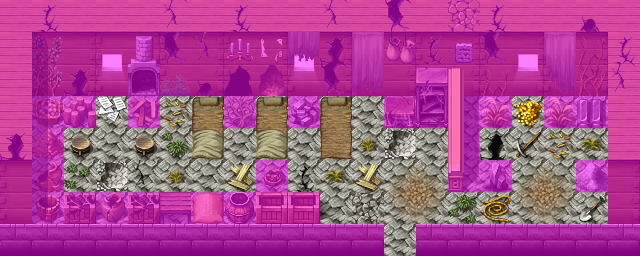

Tiled map render using the project's own tile images. Description and the map definition, with tile-layer contents summarised, below:
An orthogonal 20x8 tile map with 32x32 px tiles, 4 tile layers (Ground, Objects, Above, Walkable), 40 tilesets and 5 objects (4x spawn, mapchange).

<map version="1.0" orientation="orthogonal" width="20" height="8" tilewidth="32" tileheight="32">
 <tileset firstgid="1" name="map_bed_1" tilewidth="32" tileheight="32">
  <image source="../drawable/map_bed_1.png" width="512" height="256" />
 </tileset>
 <tileset firstgid="129" name="map_border_1" tilewidth="32" tileheight="32">
  <image source="../drawable/map_border_1.png" width="512" height="256" />
 </tileset>
 <tileset firstgid="257" name="map_bridge_1" tilewidth="32" tileheight="32">
  <image source="../drawable/map_bridge_1.png" width="512" height="256" />
 </tileset>
 <tileset firstgid="385" name="map_broken_1" tilewidth="32" tileheight="32">
  <image source="../drawable/map_broken_1.png" width="512" height="256" />
 </tileset>
 <tileset firstgid="513" name="map_cavewall_1" tilewidth="32" tileheight="32">
  <image source="../drawable/map_cavewall_1.png" width="576" height="192" />
 </tileset>
 <tileset firstgid="621" name="map_cavewall_2" tilewidth="32" tileheight="32">
  <image source="../drawable/map_cavewall_2.png" width="576" height="192" />
 </tileset>
 <tileset firstgid="729" name="map_cavewall_3" tilewidth="32" tileheight="32">
  <image source="../drawable/map_cavewall_3.png" width="576" height="192" />
 </tileset>
 <tileset firstgid="837" name="map_chair_table_1" tilewidth="32" tileheight="32">
  <image source="../drawable/map_chair_table_1.png" width="512" height="256" />
 </tileset>
 <tileset firstgid="965" name="map_crate_1" tilewidth="32" tileheight="32">
  <image source="../drawable/map_crate_1.png" width="512" height="256" />
 </tileset>
 <tileset firstgid="1093" name="map_cupboard_1" tilewidth="32" tileheight="32">
  <image source="../drawable/map_cupboard_1.png" width="512" height="256" />
 </tileset>
 <tileset firstgid="1221" name="map_curtain_1" tilewidth="32" tileheight="32">
  <image source="../drawable/map_curtain_1.png" width="512" height="256" />
 </tileset>
 <tileset firstgid="1349" name="map_entrance_1" tilewidth="32" tileheight="32">
  <image source="../drawable/map_entrance_1.png" width="512" height="256" />
 </tileset>
 <tileset firstgid="1477" name="map_fence_1" tilewidth="32" tileheight="32">
  <image source="../drawable/map_fence_1.png" width="512" height="256" />
 </tileset>
 <tileset firstgid="1605" name="map_fence_2" tilewidth="32" tileheight="32">
  <image source="../drawable/map_fence_2.png" width="512" height="256" />
 </tileset>
 <tileset firstgid="1733" name="map_ground_1" tilewidth="32" tileheight="32">
  <image source="../drawable/map_ground_1.png" width="512" height="256" />
 </tileset>
 <tileset firstgid="1861" name="map_ground_2" tilewidth="32" tileheight="32">
  <image source="../drawable/map_ground_2.png" width="512" height="256" />
 </tileset>
 <tileset firstgid="1989" name="map_ground_3" tilewidth="32" tileheight="32">
  <image source="../drawable/map_ground_3.png" width="512" height="256" />
 </tileset>
 <tileset firstgid="2117" name="map_ground_4" tilewidth="32" tileheight="32">
  <image source="../drawable/map_ground_4.png" width="512" height="256" />
 </tileset>
 <tileset firstgid="2245" name="map_ground_5" tilewidth="32" tileheight="32">
  <image source="../drawable/map_ground_5.png" width="512" height="256" />
 </tileset>
 <tileset firstgid="2373" name="map_ground_6" tilewidth="32" tileheight="32">
  <image source="../drawable/map_ground_6.png" width="512" height="256" />
 </tileset>
 <tileset firstgid="2501" name="map_ground_7" tilewidth="32" tileheight="32">
  <image source="../drawable/map_ground_7.png" width="512" height="256" />
 </tileset>
 <tileset firstgid="2629" name="map_ground_8" tilewidth="32" tileheight="32">
  <image source="../drawable/map_ground_8.png" width="512" height="256" />
 </tileset>
 <tileset firstgid="2757" name="map_indoor_1" tilewidth="32" tileheight="32">
  <image source="../drawable/map_indoor_1.png" width="512" height="256" />
 </tileset>
 <tileset firstgid="2885" name="map_kitchen_1" tilewidth="32" tileheight="32">
  <image source="../drawable/map_kitchen_1.png" width="512" height="256" />
 </tileset>
 <tileset firstgid="3013" name="map_outdoor_1" tilewidth="32" tileheight="32">
  <image source="../drawable/map_outdoor_1.png" width="512" height="256" />
 </tileset>
 <tileset firstgid="3141" name="map_pillar_1" tilewidth="32" tileheight="32">
  <image source="../drawable/map_pillar_1.png" width="512" height="256" />
 </tileset>
 <tileset firstgid="3269" name="map_plant_1" tilewidth="32" tileheight="32">
  <image source="../drawable/map_plant_1.png" width="512" height="256" />
 </tileset>
 <tileset firstgid="3397" name="map_rock_1" tilewidth="32" tileheight="32">
  <image source="../drawable/map_rock_1.png" width="512" height="256" />
 </tileset>
 <tileset firstgid="3525" name="map_roof_1" tilewidth="32" tileheight="32">
  <image source="../drawable/map_roof_1.png" width="512" height="256" />
 </tileset>
 <tileset firstgid="3653" name="map_roof_2" tilewidth="32" tileheight="32">
  <image source="../drawable/map_roof_2.png" width="512" height="256" />
 </tileset>
 <tileset firstgid="3781" name="map_shop_1" tilewidth="32" tileheight="32">
  <image source="../drawable/map_shop_1.png" width="512" height="256" />
 </tileset>
 <tileset firstgid="3909" name="map_sign_ladder_1" tilewidth="32" tileheight="32">
  <image source="../drawable/map_sign_ladder_1.png" width="512" height="256" />
 </tileset>
 <tileset firstgid="4037" name="map_table_1" tilewidth="32" tileheight="32">
  <image source="../drawable/map_table_1.png" width="512" height="256" />
 </tileset>
 <tileset firstgid="4165" name="map_trail_1" tilewidth="32" tileheight="32">
  <image source="../drawable/map_trail_1.png" width="512" height="256" />
 </tileset>
 <tileset firstgid="4293" name="map_tree_1" tilewidth="32" tileheight="32">
  <image source="../drawable/map_tree_1.png" width="512" height="256" />
 </tileset>
 <tileset firstgid="4421" name="map_wall_1" tilewidth="32" tileheight="32">
  <image source="../drawable/map_wall_1.png" width="512" height="256" />
 </tileset>
 <tileset firstgid="4549" name="map_wall_2" tilewidth="32" tileheight="32">
  <image source="../drawable/map_wall_2.png" width="480" height="256" />
 </tileset>
 <tileset firstgid="4669" name="map_wall_3" tilewidth="32" tileheight="32">
  <image source="../drawable/map_wall_3.png" width="480" height="256" />
 </tileset>
 <tileset firstgid="4789" name="map_window_1" tilewidth="32" tileheight="32">
  <image source="../drawable/map_window_1.png" width="512" height="256" />
 </tileset>
 <tileset firstgid="4917" name="map_window_2" tilewidth="32" tileheight="32">
  <image source="../drawable/map_window_2.png" width="512" height="256" />
 </tileset>
 <layer name="Ground" width="20" height="8">
  <data>[160 cells, 160 non-empty, 7 distinct tile ids]</data>
 </layer>
 <layer name="Objects" width="20" height="8">
  <data>[160 cells, 111 non-empty, 72 distinct tile ids]</data>
 </layer>
 <layer name="Above" width="20" height="8">
  <data>[160 cells, 8 non-empty, 5 distinct tile ids]</data>
 </layer>
 <layer name="Walkable" width="20" height="8">
  <data>[160 cells, 114 non-empty, 1 distinct tile ids]</data>
 </layer>
 <objectgroup name="Mapevents">
  <object name="south" type="mapchange" x="384" y="224" width="32" height="32">
   <properties>
    <property name="map" value="waytolostmine1" />
    <property name="place" value="minerhouse0" />
   </properties>
  </object>
 </objectgroup>
 <objectgroup name="Spawn">
  <object name="charwdg2" type="spawn" x="128" y="128" width="128" height="64">
   <properties>
    <property name="quantity" value="2" />
   </properties>
  </object>
  <object name="charwdg3" type="spawn" x="256" y="96" width="192" height="96">
   <properties>
    <property name="quantity" value="2" />
   </properties>
  </object>
  </objectgroup>
 <objectgroup name="Keys" />
</map>
<!-- 2 of 5 objects omitted -->
